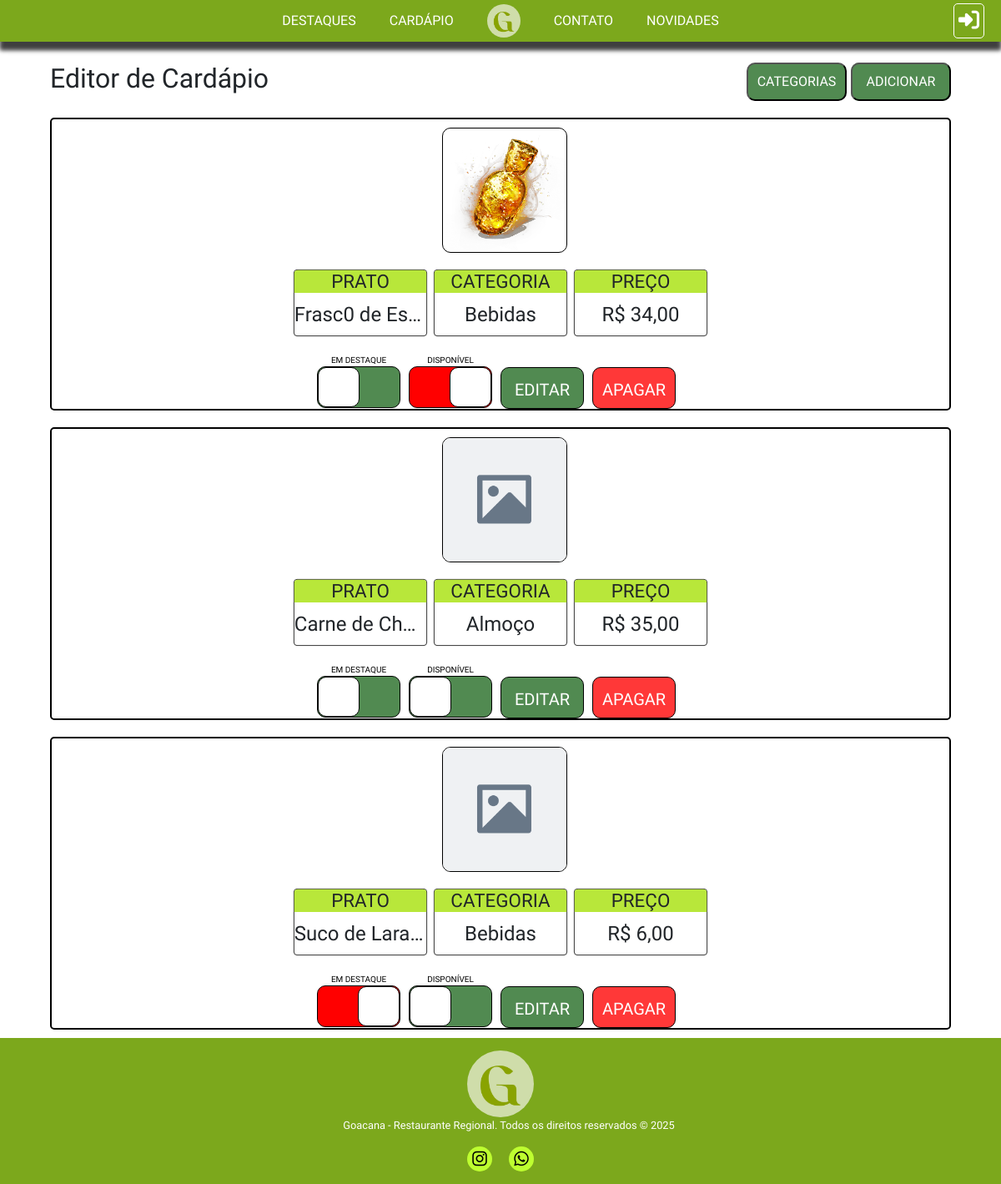
The page /editordecadarpio/ on the database as committed earlier.
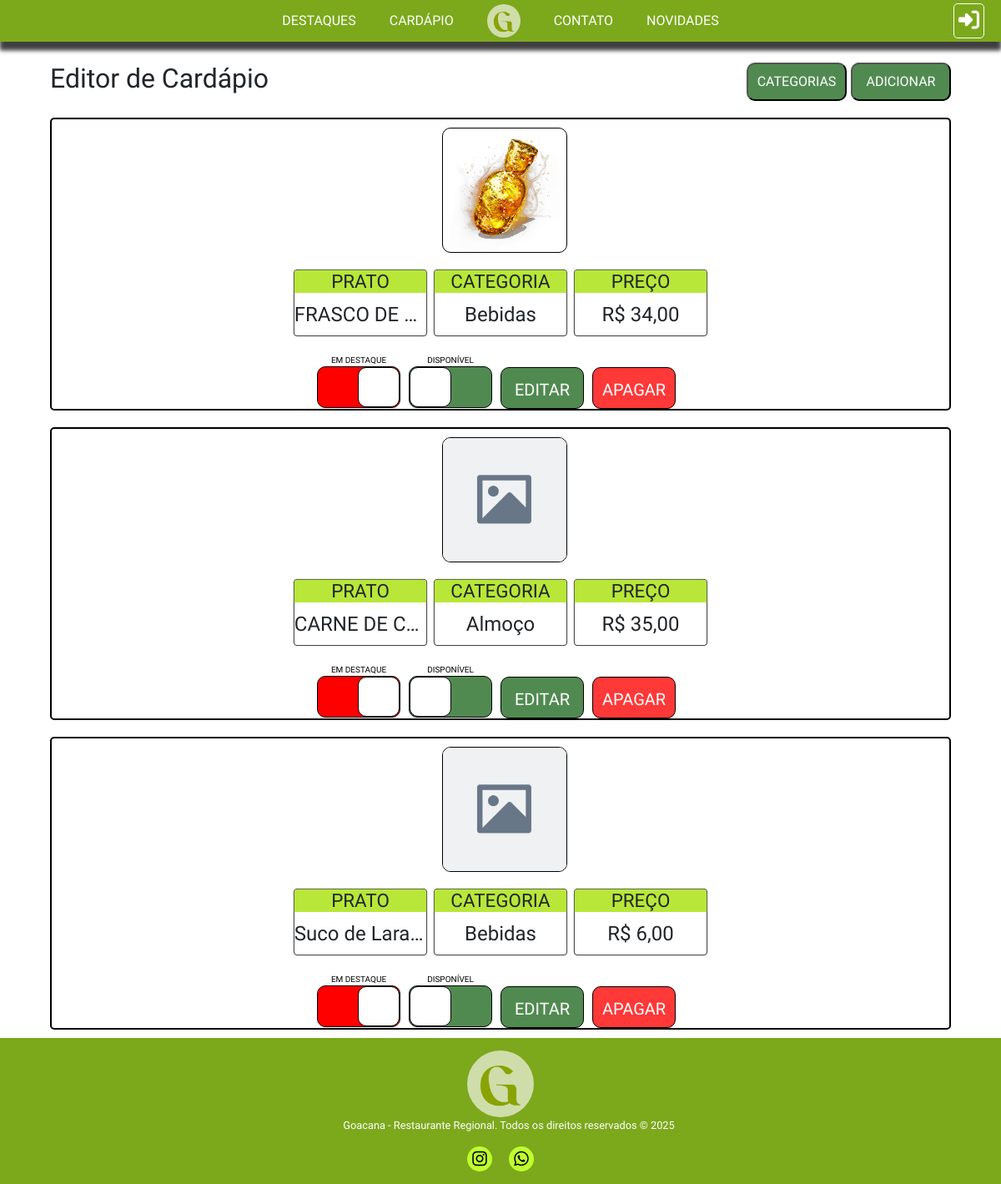
The same page on the database as committed later.
### core/models.py (models this page shows)
class TB_PRATOS(models.Model):
    Nome = models.CharField(max_length=45, null=False)
    Disponibilidade = models.BooleanField(default=True)
    Destaque = models.BooleanField(default=False)
    Preco = models.DecimalField(null=False, decimal_places=2, max_digits=6)
    Imagem = models.ImageField(upload_to='pratos/', null=True, blank=True)
    Categoria = models.ForeignKey('TB_CATEGORIAS', on_delete=models.PROTECT, null=False)

class TB_CATEGORIAS(models.Model):
    Nome = models.CharField(max_length=45)
    def __str__(self):
        return self.Nome

### core/views.py (the view)
# urls.py: path('editordecadarpio/', editordecadarpio, name='editordecadarpio'),
def editordecadarpio(request):
    lista_pratos = TB_PRATOS.objects.all()
    lista_categorias = TB_CATEGORIAS.objects.all()
    categoria_ids = TB_PRATOS.objects.filter(pk__in=[p.pk for p in lista_pratos]).values_list('Categoria_id', flat=True)
    act_cat = TB_CATEGORIAS.objects.filter(pk__in=categoria_ids)
    formcat = TB_CATEGORIAS_FORMS(request.POST or None)
    contexto = {'lista_pratos': lista_pratos, 'lista_categorias': lista_categorias, 'formcat': formcat, 'active': act_cat}
    if formcat.is_valid():
        formcat.save()
        return redirect('editordecadarpio')
    return render(request, 'editorcardv2.html', contexto)

### core/templates/editorcardv2.html (shortened to what this page needs)
{% extends 'base/base.html' %}
{% load static %}
{% block 'header' %}
<link rel="stylesheet" href="{% static 'CSS/editordecadarpio2.css' %}">
{% endblock %}
{% block 'content' %}
<div class="vheight">
    <div class="titulo">
        <h2>Editor de Cardápio</h2>
        <div class="up-button">
            <button id="butones">CATEGORIAS</button>
            <a href="{% url 'add_prato' %}">
                <button>ADICIONAR</button>
            </a>
        </div>
    </div>
    {% for prato in lista_pratos %}
        <div class="prato">
            {% if prato.Imagem %}
                <img src="{{ prato.Imagem.url }}" alt="{{ produto.Nome }}">
            {% else %}
                <img src="{% static 'images/placeholder.png' %}" alt="Nenhuma imagem disponível">
            {% endif %}
            <div class="infos">
                <div class="info">
                    <h3>PRATO</h3>
                    <p>{{ prato.Nome }}</p>
                </div>
                <div class="info">
                    <h3>CATEGORIA</h3>
                    <p>{{ prato.Categoria }}</p>
                </div>
                <div class="info">
                    <h3>PREÇO</h3>
                    <p>R$ {{ prato.Preco }}</p>
                </div>
            </div>
            <div class="buttons">
                <a href="{% url 'dest_prato' prato.id %}" class="tick">
                    <p>EM DESTAQUE</p>
                    <div class="check p{{ prato.Destaque}}">
                        <div class="toggle"></div>
                    </div>
                </a>
                <a href="{% url 'disp_prato' prato.id %}" class="tick">
                    <p>DISPONÍVEL</p>
                    <div class="check p{{ prato.Disponibilidade}}">
                        <div class="toggle"></div>
                    </div>
                </a>
                <a href="{% url 'edit_prato' prato.id %}">
                    <button>EDITAR</button>
                </a>
                <a href="{% url 'rem_prato' prato.id %}">
                    <button class="red">APAGAR</button>
                </a>
            </div>
        </div>
    {% endfor %}
</div>
{% endblock %}

### core/templates/base/base.html (shortened to what this page needs)
{% load static %}
<!DOCTYPE html>
<html>
<head>
    <link rel='stylesheet' type='text/css' media='screen' href="{% static 'CSS/geral.css' %}">
    <link href="https://cdn.jsdelivr.net/npm/bootstrap@5.3.7/dist/css/bootstrap.min.css" rel="stylesheet">
    {% block 'header' %}
    {% endblock %}
</head>
<body>
    {% include './menu.html' %}
    {% block 'content' %}
    {% endblock %}
    {% include './rodape.html' %}
</body>
</html>

### core/templates/base/menu.html (shortened to what this page needs)
{% load static %}
<div class="nav">
    <div class="main-bar">
        <a href="{% url 'index' %}#destaques" id="card" class="mainlink">DESTAQUES</a>
        <a href="{% url 'cardv2' %}" id="card" class="mainlink">CARDÁPIO</a>
        <a href="{% url 'index' %}" id="logo"><img src="{% static '/images/GoacLogo.png' %}" alt="" id="logo"></a>
        <a href="{% url 'contato' %}" class="mainlink">CONTATO</a>
        <a href="{% url 'index' %}#nov" id="card" class="mainlink">NOVIDADES</a>
        <a href="{% url 'login' %}" id="login" class="mainlink">
            <i class="fa-solid fa-right-to-bracket"></i>
        </a>
    </div>
</div>

### core/templates/base/rodape.html
{% load static %}
<div class="footer">
    <div>
        <img src="{% static '/images/GoacLogo.png' %}" alt="">
    </div>
    <div>
        <p>Goacana - Restaurante Regional. Todos os direitos reservados &copy; 2025</p>
    </div>
    <div class="media">
        <a href="https://www.instagram.com/goacanarestaurante?utm_source=ig_web_button_share_sheet&igsh=MWtqMmFtd2IzYm0zaQ==">
            <i class="fa-brands fa-instagram"></i>
        </a>
        <a href="https://api.whatsapp.com/send/?phone=558491061685&text&type=phone_number&app_absent=0">
            <i class="fa-brands fa-whatsapp"></i>
        </a>
    </div>
</div>

### core/static/CSS/geral.css (style rules this page uses)
* { box-sizing: border-box !important; }
html { scroll-behavior: smooth; overflow-x: hidden; }
body { margin: 0; font-family: "IM Fell English", serif !important; overflow-x: hidden; }

### core/static/CSS/editordecadarpio2.css (style rules this page uses)
@media (max-width: 1400px) { .buttons { margin: 0 !important; } }

Rows that differ between the two databases and show on the page:
changed TB_PRATOS: Nome "Frasc0 de…" → "FRASCO DE EST…"; Destaque True → False (drawn); Disponibilidade False → True (drawn)
changed TB_PRATOS "Almoço": Nome "Carne de Churra…" → "CARNE DE CHU…"; Destaque True → False (drawn)
